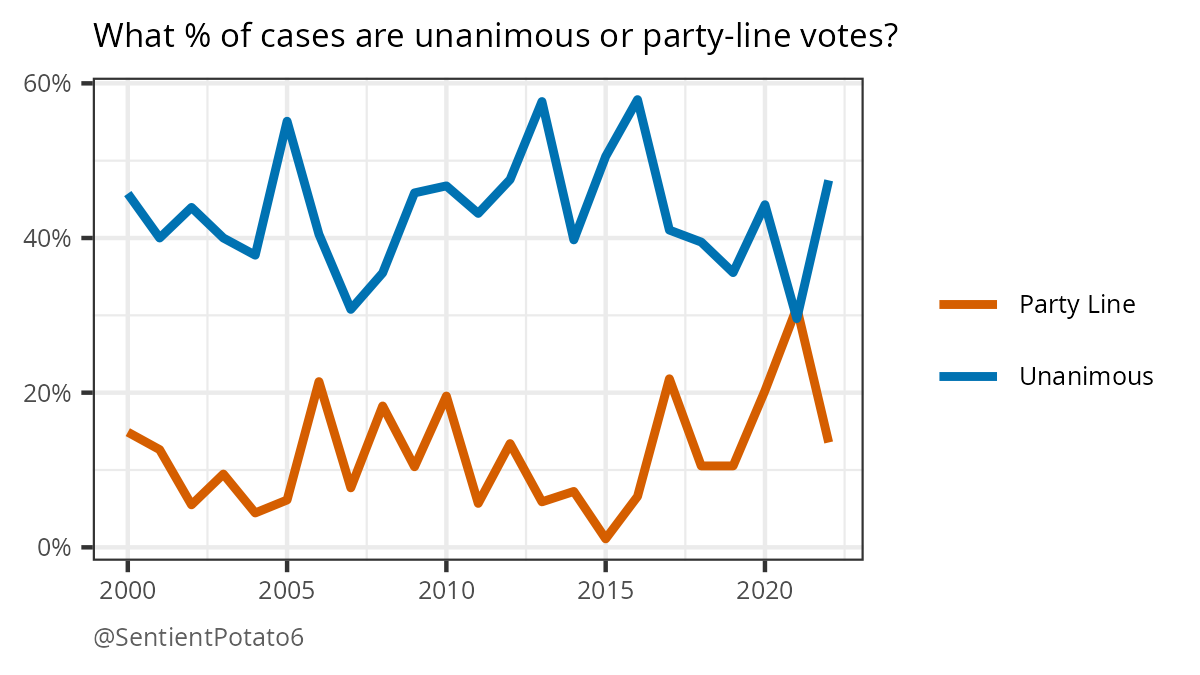

Source code (R):
## Attach required packages
library(dplyr)
library(tidyr)
library(ggplot2)

## Get justices' votes from term 2000 to the present
scdb = read.csv("SCDB_2022_01_justiceCentered_Docket.csv") %>%
    mutate(justiceName = gsub("^[A-Z]+([A-Z][a-z]+)$", "\\1", justiceName)) %>%
    mutate(justiceName = gsub("Connor", "O'Connor", justiceName)) %>%
    mutate(majority = majority - 1) %>%
    filter(term >= 2000) %>%
    select(justiceName, docket, majority, term)
votes = read.csv("votes.csv") %>%
    pivot_longer(!docket, names_to = "justiceName", values_to = "majority") %>%
    mutate(term = 2022)
dat = bind_rows(scdb, votes)

## Determine how many unanimous and party-line votes occurred per term
partisanship = read.csv("justice-partisanship.csv")
dat = dat %>%
    left_join(partisanship, by = join_by(justiceName == justice)) %>%
    filter(!is.na(majority)) %>%
    group_by(docket) %>%
    summarise(
        unanimous = all(majority == 1),
        party_line = length(unique(ideology[majority == 1])) == 1,
        term = first(term)
    ) %>%
    group_by(term) %>%
    summarise(
        unanimous = mean(unanimous),
        party_line = mean(party_line)
    ) %>%
    pivot_longer(!term) %>%
    mutate(name = ifelse(name == "unanimous", "Unanimous", "Party Line"))

## Plot results
pal = c("Unanimous" = "#0072b2", "Party Line" = "#d55e00")
map = aes(x = term, y = value, color = name)
ttl = "What % of cases are unanimous or party-line votes?"
cap = "@SentientPotato6"
plt = ggplot(data = dat, mapping = map) +
    geom_line(linewidth = 1) +
    scale_color_manual(values = pal, name = "") +
    scale_y_continuous(labels = scales::percent) +
    labs(title = ttl, caption = cap) +
    theme_bw() +
    theme(
        axis.title = element_blank(),
        plot.caption = element_text(hjust = 0, color = "#5f5f5f", size = 6),
        plot.title = element_text(size = 8),
        axis.text = element_text(size = 6),
        legend.text = element_text(size = 6),
        legend.title = element_text(size = 7)
    )
ggsave(
    plot = plt,
    filename = "unanimous-vs-party-line.png",
    height = 675 / 300,
    width = 1200 / 300
)
